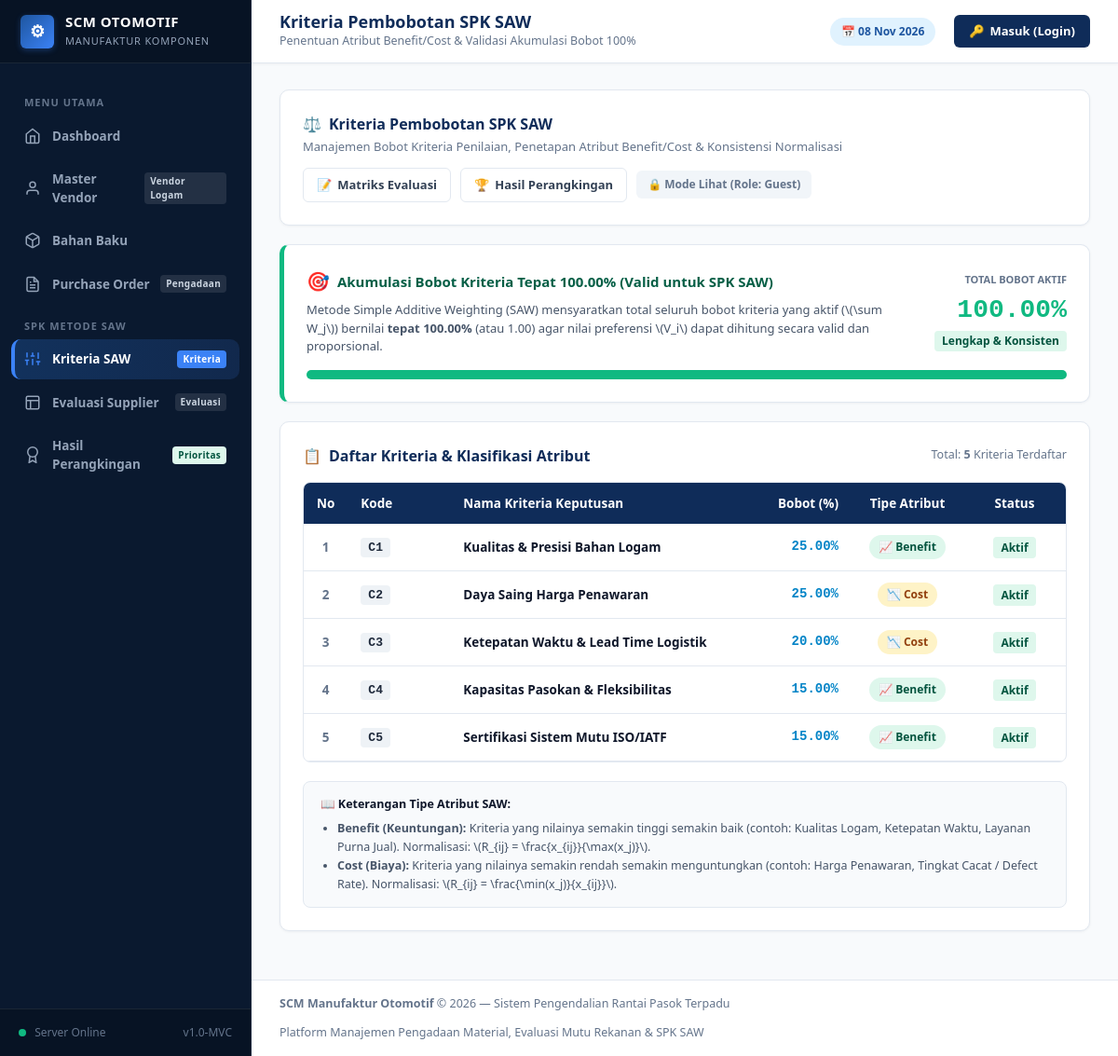
Screenshot of /scm/saw-criteria with the database file from the repository.
### tables this page shows
CREATE TABLE `saw_criteria` (
    `id` INT AUTO_INCREMENT PRIMARY KEY,
    `kode_kriteria` VARCHAR(10) NOT NULL UNIQUE,
    `nama_kriteria` VARCHAR(100) NOT NULL,
    `bobot` DECIMAL(5,2) NOT NULL DEFAULT 0.00,
    `tipe` ENUM('Benefit', 'Cost') NOT NULL DEFAULT 'Benefit',
    `is_active` TINYINT(1) NOT NULL DEFAULT 1,
    
     
    CONSTRAINT `chk_saw_bobot` CHECK (`bobot` >= 0.00 AND `bobot` <= 100.00)
);

### app/views/saw/criteria.php (the view, shortened to what the rows shown need)
<?php
$userRole = $authUser['role'] ?? 'Guest';
$canEdit = in_array($userRole, ['Admin', 'QC_Auditor'], true);
?>
<div class="card-panel">
    <div style="overflow-x: auto; border: 1px solid var(--border-color); border-radius: 8px;">
        <table style="width: 100%; border-collapse: collapse; text-align: left; font-size: 13.5px;">
            <thead>
                <tr style="background-color: #0F2C59; color: #FFFFFF; font-weight: 600;">
                    <th style="padding: 12px 14px; width: 45px; text-align: center;">No</th>
                    <th style="padding: 12px 14px; width: 110px;">Kode</th>
                    <th style="padding: 12px 14px;">Nama Kriteria Keputusan</th>
                    <th style="padding: 12px 14px; text-align: right; width: 120px;">Bobot (%)</th>
                    <th style="padding: 12px 14px; text-align: center; width: 120px;">Tipe Atribut</th>
                    <th style="padding: 12px 14px; text-align: center; width: 110px;">Status</th>
                </tr>
            </thead>
            <tbody>
                <?php if (empty($criteriaList)): ?>
                    <tr>
                        <td colspan="<?= $canEdit ? '7' : '6' ?>" style="padding: 40px 20px; text-align: center; color: #64748B;">
                            <div style="font-size: 32px; margin-bottom: 8px;">📭</div>
                            <strong>Belum Ada Kriteria SAW</strong>
                            <p style="margin: 4px 0 0 0; font-size: 13px;">Gunakan tombol Tambah Kriteria untuk membuat kriteria evaluasi rekanan.</p>
                        </td>
                    </tr>
                <?php else: ?>
                    <?php $no = 1; foreach ($criteriaList as $c): ?>
                        <tr style="border-bottom: 1px solid var(--border-color); <?= empty($c['is_active']) ? 'background: #F8FAFC; opacity: 0.75;' : '' ?>">
                            <td style="padding: 12px 14px; text-align: center; font-weight: 600; color: #64748B;"><?= $no++ ?></td>
                            <td style="padding: 12px 14px;">
                                <span style="font-family: monospace; font-weight: 700; font-size: 13px; background: #EEF2F6; color: #1E293B; padding: 3px 8px; border-radius: 4px;">
                                    <?= htmlspecialchars($c['kode_kriteria'], ENT_QUOTES, 'UTF-8') ?>
                                </span>
                            </td>
                            <td style="padding: 12px 14px; font-weight: 600; color: #0F172A;">
                                <?= htmlspecialchars($c['nama_kriteria'], ENT_QUOTES, 'UTF-8') ?>
                            </td>
                            <td style="padding: 12px 14px; text-align: right; font-family: monospace; font-weight: 700; color: #0284C7; font-size: 14px;">
                                <?= number_format((float)$c['bobot'], 2, '.', '') ?>%
                            </td>
                            <td style="padding: 12px 14px; text-align: center;">
                                <?php if ($c['tipe'] === 'Benefit'): ?>
                                    <span style="background: #DEF7EC; color: #03543F; font-size: 12px; font-weight: 700; padding: 4px 10px; border-radius: 9999px; display: inline-flex; align-items: center; gap: 4px;">
                                        📈 Benefit
                                    </span>
                                <?php else: ?>
                                    <span style="background: #FEF3C7; color: #92400E; font-size: 12px; font-weight: 700; padding: 4px 10px; border-radius: 9999px; display: inline-flex; align-items: center; gap: 4px;">
                                        📉 Cost
                                    </span>
                                <?php endif; ?>
                            </td>
                            <td style="padding: 12px 14px; text-align: center;">
                                <?php if (!empty($c['is_active'])): ?>
                                    <span style="background: #DEF7EC; color: #03543F; font-size: 12px; font-weight: 700; padding: 3px 8px; border-radius: 4px;">
                                        Aktif
                                    </span>
                                <?php else: ?>
                                    <span style="background: #F1F5F9; color: #64748B; font-size: 12px; font-weight: 700; padding: 3px 8px; border-radius: 4px;">
                                        Non-Aktif
                                    </span>
                                <?php endif; ?>
                            </td>
                        </tr>
                    <?php endforeach; ?>
                <?php endif; ?>
            </tbody>
        </table>
    </div>
</div>

### rows the page displays
saw_criteria: kode_kriteria "C1", nama_kriteria "Kualitas & Presisi Bahan Logam", bobot "25.00", tipe "📈 Benefit", is_active "Aktif"
saw_criteria: kode_kriteria "C2", nama_kriteria "Daya Saing Harga Penawaran", bobot "25.00", tipe "📉 Cost", is_active "Aktif"
saw_criteria: kode_kriteria "C3", nama_kriteria "Ketepatan Waktu & Lead Time Logistik", bobot "20.00", tipe "📉 Cost", is_active "Aktif"
saw_criteria: kode_kriteria "C4", nama_kriteria "Kapasitas Pasokan & Fleksibilitas", bobot "15.00", tipe "📈 Benefit", is_active "Aktif"
saw_criteria: kode_kriteria "C5", nama_kriteria "Sertifikasi Sistem Mutu ISO/IATF", bobot "15.00", tipe "📈 Benefit", is_active "Aktif"

### other values shown
$currentRole ? "Role: {$currentRole}" : 'Manufaktur Komponen' "MANUFAKTUR KOMPONEN"
$pageTitle "Kriteria Pembobotan SPK SAW"
$pageSubTitle "Penentuan Atribut Benefit/Cost & Validasi Akumulasi Bobot 100%"
$userRole "Guest"
$totalWeight "100.00"
count($criteriaList) "5"
